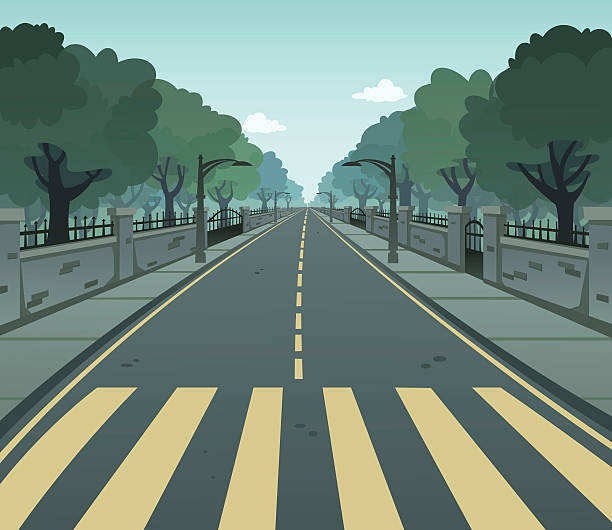
#> input picture road.jpg, 612 x 530 px
$ python sample38_ROAD_LANE_LINE_DETECTION.py
#> lines starting #> are read from the running program, lines starting #| are printed output that depends on the picture; after the words box and inside, x2 and y2 are one past the last pixel; in counts of white or black regions, pixels touching at a corner belong together
import cv2
import numpy as np
import matplotlib.pyplot as plt

def region_of_interest(img, vertices):
    mask = np.zeros_like(img)
    match_mask_color = 255
    vertices = np.array([vertices], dtype=np.int32)
    cv2.fillPoly(mask, vertices, match_mask_color)
    masked_image = cv2.bitwise_and(img, mask)
    return masked_image

def draw_the_lines(image, lines):
    blank_image = np.zeros_like(image)
    for line in lines:
        x1, y1, x2, y2 = line[0]
        cv2.line(blank_image, (x1, y1), (x2, y2), (0, 255, 0), 5)
    img_with_lines = cv2.addWeighted(image, 0.8, blank_image, 1, 0)
    return img_with_lines

image = cv2.imread('road.jpg')
#> image is the input picture: shape (530, 612, 3); mean B, G, R 124.9, 136.8, 114.4
image = cv2.cvtColor(image, cv2.COLOR_BGR2RGB)
height = image.shape[0]
#> height = 530
width = image.shape[1]
#> width = 612

region_of_interest_vertices = [
    (0, height),
    (width/2, height/2),
    (width, height)
]
#> region_of_interest_vertices = [(0, 530), (306, 265), (612, 530)]

grey_image = cv2.cvtColor(image, cv2.COLOR_RGB2GRAY)
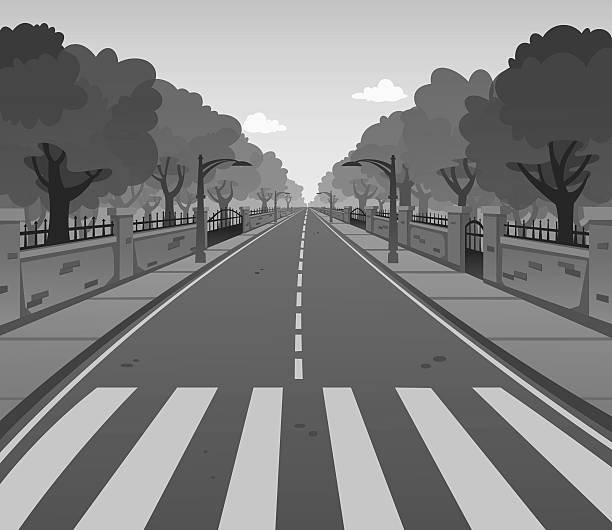
#> grey_image: shape (530, 612); min 0, max 255, mean 128.8
canny_edges = cv2.Canny(grey_image, 50, 150)
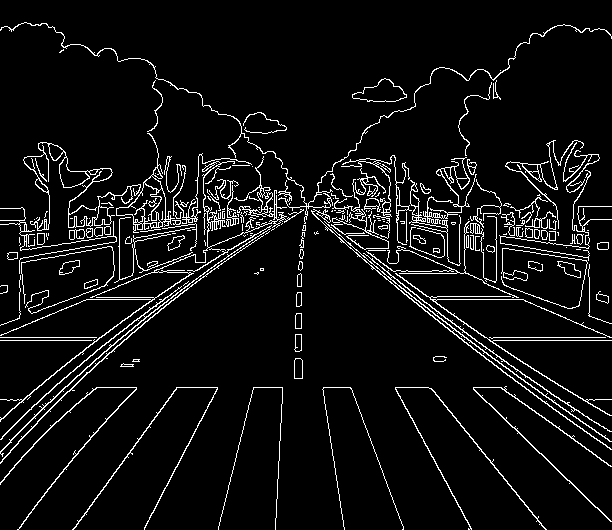
#> canny_edges: shape (530, 612); 6.4% white in thin lines or dots
cropped_image = region_of_interest(canny_edges, region_of_interest_vertices)
#> in region_of_interest, `cv2.fillPoly(mask, vertices, match_mask_color)`:
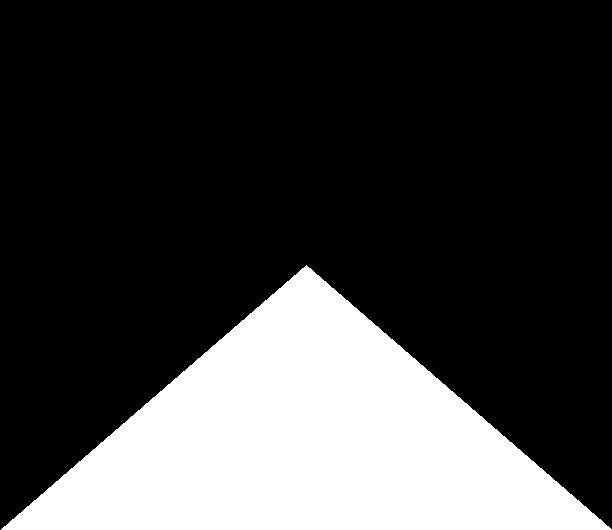
#> mask: shape (530, 612); 25% white; 1 white region, box (x1, y1, x2, y2) and area: (1, 265, 612, 530) 81131
#> in region_of_interest, `masked_image = cv2.bitwise_and(img, mask)`:
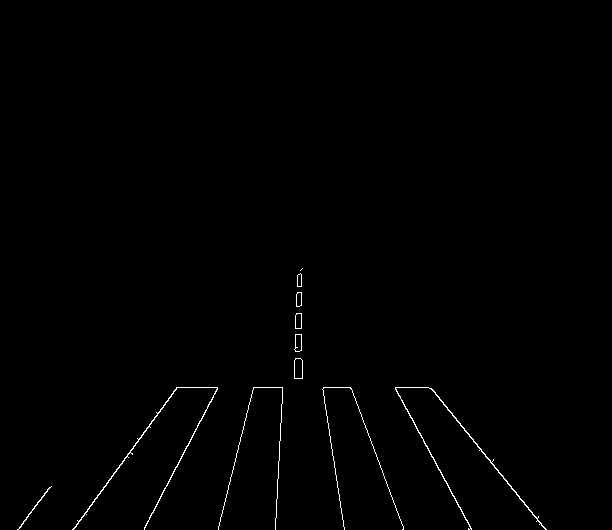
#> masked_image: shape (530, 612); 0.6% white in thin lines or dots, all inside (x1, y1, x2, y2) = (17, 268, 547, 530)

lines = cv2.HoughLinesP(cropped_image, 1, np.pi/180, 100, minLineLength=10, maxLineGap=10)
#> lines = [[73, 529, 176, 387], [433, 390, 546, 529], [395, 388, 465, 519], [395, 387, 428, 387], [147, 521, 217, 388], [218, 527, 252, 390], [275, 526, 282, 387], [322, 389, 344, 529]]

if lines is not None:
    image_with_lines = draw_the_lines(image, lines)
#> the loop in draw_the_lines, `for line in lines:` made 8 passes
#> after the loop in draw_the_lines, `for line in lines:`:
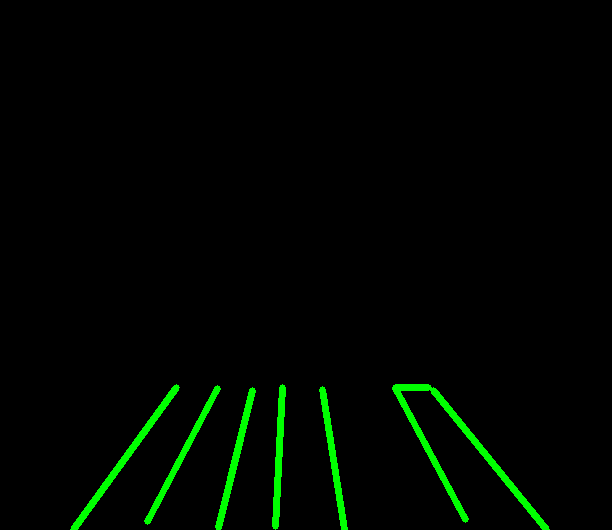
#> blank_image: shape (530, 612, 3); mean of channels 0, 1, 2 0, 6.1, 0; drawn as B, G, R
#> in draw_the_lines, `img_with_lines = cv2.addWeighted(image, 0.8, blank_image, 1, 0)`:
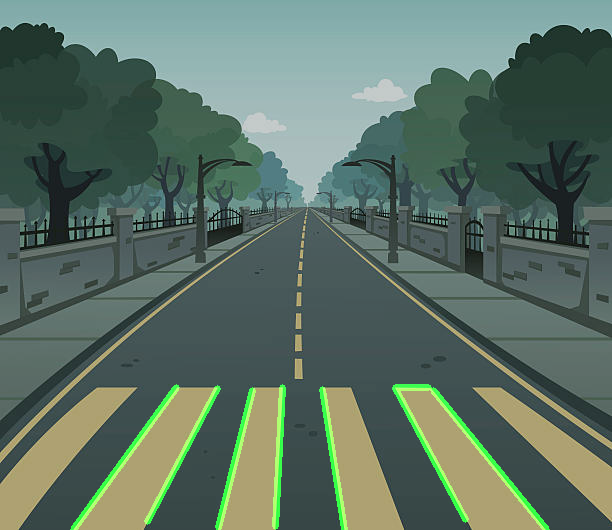
#> img_with_lines: shape (530, 612, 3); mean R, G, B 91.6, 112.8, 99.9
else:
    image_with_lines = image

plt.imshow(image_with_lines)
plt.show()

$ run again, with apple.jpg copied over road.jpg
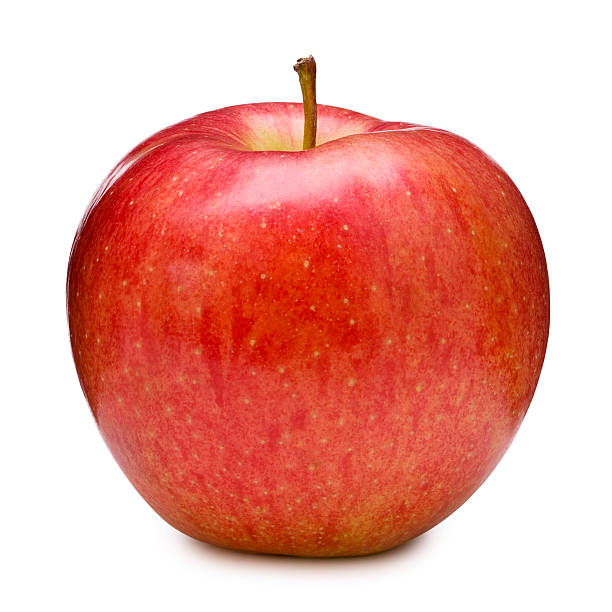
#> input picture apple.jpg, 612 x 612 px
#> image is the input picture: shape (612, 612, 3); mean B, G, R 157.2, 167.1, 234.1
#> `canny_edges = cv2.Canny(grey_image, 50, 150)`:
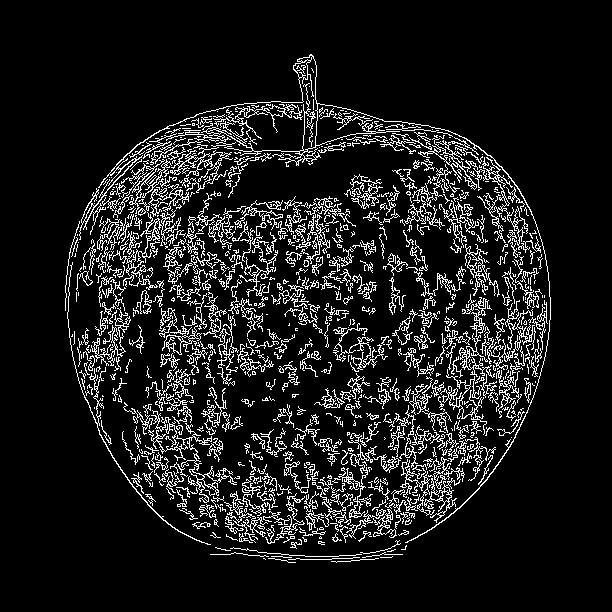
#> canny_edges: shape (612, 612); 10.7% white in thin lines or dots, all inside (x1, y1, x2, y2) = (65, 54, 551, 563)
#> mask: shape (612, 612); 25% white; 1 white region, box (x1, y1, x2, y2) and area: (1, 306, 612, 612) 93636
#> masked_image: shape (612, 612); 2.9% white in thin lines or dots, all inside (x1, y1, x2, y2) = (130, 306, 484, 563)
#> lines = 16 rows, first 6: [194, 524, 455, 511], [149, 467, 197, 469], [296, 482, 384, 481], [425, 472, 462, 471], [301, 491, 370, 499], [307, 478, 361, 479]
#> the loop in draw_the_lines, `for line in lines:` made 16 passes
#> in draw_the_lines, `img_with_lines = cv2.addWeighted(image, 0.8, blank_image, 1, 0)`:
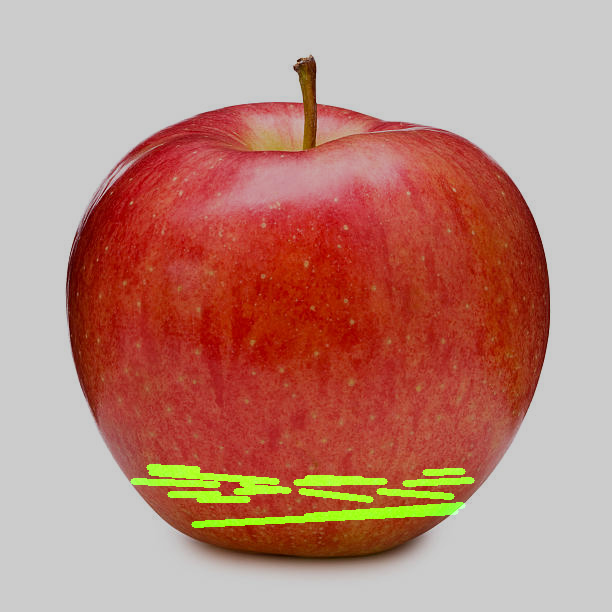
#> img_with_lines: shape (612, 612, 3); mean R, G, B 187.3, 137.9, 125.8
